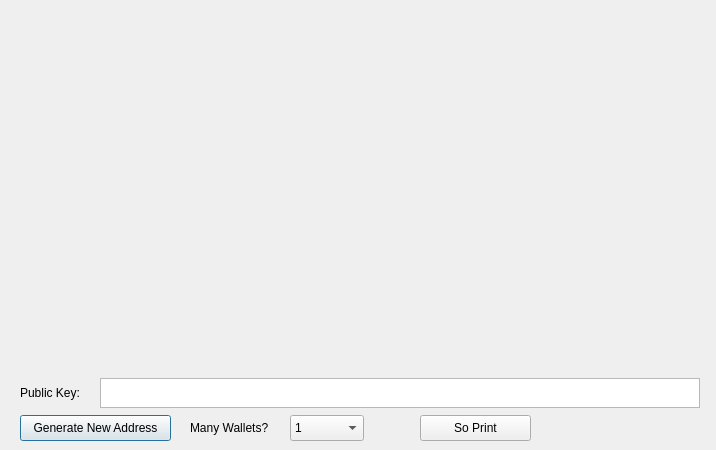
<?xml version="1.0" encoding="UTF-8"?>
<ui version="4.0">
 <class>PaperWalletDialog</class>
 <widget class="QDialog" name="PaperWalletDialog">
  <property name="geometry">
   <rect>
    <x>0</x>
    <y>0</y>
    <width>716</width>
    <height>450</height>
   </rect>
  </property>
  <property name="windowTitle">
   <string>Print Your Paper Wallets</string>
  </property>
  <widget class="QLabel" name="privateKeyQRCode">
   <property name="geometry">
    <rect>
     <x>524</x>
     <y>159</y>
     <width>149</width>
     <height>149</height>
    </rect>
   </property>
   <property name="text">
    <string/>
   </property>
   <property name="scaledContents">
    <bool>true</bool>
   </property>
  </widget>
  <widget class="QLabel" name="addressQRCode">
   <property name="geometry">
    <rect>
     <x>47</x>
     <y>86</y>
     <width>120</width>
     <height>120</height>
    </rect>
   </property>
   <property name="text">
    <string/>
   </property>
   <property name="scaledContents">
    <bool>true</bool>
   </property>
  </widget>
  <widget class="QPushButton" name="getNewAddress">
   <property name="geometry">
    <rect>
     <x>20</x>
     <y>415</y>
     <width>151</width>
     <height>26</height>
    </rect>
   </property>
   <property name="text">
    <string>Generate New Address</string>
   </property>
   <property name="icon">
    <iconset resource="../bitcoin.qrc">
     <normaloff>:/icons/add</normaloff>:/icons/add</iconset>
   </property>
  </widget>
  <widget class="QLabel" name="paperTemplate">
   <property name="geometry">
    <rect>
     <x>20</x>
     <y>10</y>
     <width>675</width>
     <height>362</height>
    </rect>
   </property>
   <property name="text">
    <string notr="true"/>
   </property>
   <property name="pixmap">
    <pixmap resource="../bitcoin.qrc">:/icons/paper_wallet</pixmap>
   </property>
  </widget>
  <widget class="VerticalLabel" name="addressText">
   <property name="geometry">
    <rect>
     <x>212</x>
     <y>20</y>
     <width>31</width>
     <height>341</height>
    </rect>
   </property>
   <property name="font">
    <font>
     <family>Monospace</family>
     <pointsize>12</pointsize>
     <weight>75</weight>
     <italic>false</italic>
     <bold>true</bold>
    </font>
   </property>
   <property name="text">
    <string/>
   </property>
   <property name="alignment">
    <set>Qt::AlignCenter</set>
   </property>
   <property name="textInteractionFlags">
    <set>Qt::TextSelectableByKeyboard|Qt::TextSelectableByMouse</set>
   </property>
  </widget>
  <widget class="VerticalLabel" name="privateKeyText">
   <property name="geometry">
    <rect>
     <x>500</x>
     <y>10</y>
     <width>31</width>
     <height>361</height>
    </rect>
   </property>
   <property name="font">
    <font>
     <family>Monospace</family>
     <pointsize>8</pointsize>
     <weight>50</weight>
     <italic>false</italic>
     <bold>false</bold>
    </font>
   </property>
   <property name="text">
    <string/>
   </property>
   <property name="scaledContents">
    <bool>true</bool>
   </property>
   <property name="alignment">
    <set>Qt::AlignCenter</set>
   </property>
   <property name="textInteractionFlags">
    <set>Qt::TextSelectableByKeyboard|Qt::TextSelectableByMouse</set>
   </property>
  </widget>
  <widget class="QPushButton" name="printButton">
   <property name="geometry">
    <rect>
     <x>420</x>
     <y>415</y>
     <width>111</width>
     <height>26</height>
    </rect>
   </property>
   <property name="text">
    <string>So Print</string>
   </property>
   <property name="icon">
    <iconset resource="../bitcoin.qrc">
     <normaloff>:/icons/receiving_addresses</normaloff>:/icons/receiving_addresses</iconset>
   </property>
  </widget>
  <widget class="QDialogButtonBox" name="buttonBox">
   <property name="geometry">
    <rect>
     <x>610</x>
     <y>415</y>
     <width>81</width>
     <height>26</height>
    </rect>
   </property>
   <property name="standardButtons">
    <set>QDialogButtonBox::NoButton</set>
   </property>
   <property name="centerButtons">
    <bool>true</bool>
   </property>
  </widget>
  <widget class="QLabel" name="label">
   <property name="geometry">
    <rect>
     <x>190</x>
     <y>415</y>
     <width>91</width>
     <height>26</height>
    </rect>
   </property>
   <property name="text">
    <string>Many Wallets?</string>
   </property>
  </widget>
  <widget class="QComboBox" name="walletCount">
   <property name="geometry">
    <rect>
     <x>290</x>
     <y>415</y>
     <width>74</width>
     <height>26</height>
    </rect>
   </property>
   <property name="editable">
    <bool>false</bool>
   </property>
   <item>
    <property name="text">
     <string>1</string>
    </property>
   </item>
   <item>
    <property name="text">
     <string>2</string>
    </property>
   </item>
   <item>
    <property name="text">
     <string>3</string>
    </property>
   </item>
   <item>
    <property name="text">
     <string>4</string>
    </property>
   </item>
   <item>
    <property name="text">
     <string>5</string>
    </property>
   </item>
   <item>
    <property name="text">
     <string>6</string>
    </property>
   </item>
   <item>
    <property name="text">
     <string>7</string>
    </property>
   </item>
   <item>
    <property name="text">
     <string>8</string>
    </property>
   </item>
   <item>
    <property name="text">
     <string>9</string>
    </property>
   </item>
   <item>
    <property name="text">
     <string>10</string>
    </property>
   </item>
   <item>
    <property name="text">
     <string>11</string>
    </property>
   </item>
   <item>
    <property name="text">
     <string>12</string>
    </property>
   </item>
  </widget>
  <widget class="QTextEdit" name="publicKey">
   <property name="geometry">
    <rect>
     <x>100</x>
     <y>378</y>
     <width>600</width>
     <height>30</height>
    </rect>
   </property>
   <property name="undoRedoEnabled">
    <bool>false</bool>
   </property>
   <property name="readOnly">
    <bool>true</bool>
   </property>
   <property name="html">
    <string>&lt;!DOCTYPE HTML PUBLIC &quot;-//W3C//DTD HTML 4.0//EN&quot; &quot;http://www.w3.org/TR/REC-html40/strict.dtd&quot;&gt;
&lt;html&gt;&lt;head&gt;&lt;meta name=&quot;qrichtext&quot; content=&quot;1&quot; /&gt;&lt;style type=&quot;text/css&quot;&gt;
p, li { white-space: pre-wrap; }
&lt;/style&gt;&lt;/head&gt;&lt;body style=&quot; font-family:'Sans Serif'; font-size:9pt; font-weight:400; font-style:normal;&quot;&gt;
&lt;p style=&quot;-qt-paragraph-type:empty; margin-top:0px; margin-bottom:0px; margin-left:0px; margin-right:0px; -qt-block-indent:0; text-indent:0px;&quot;&gt;&lt;br /&gt;&lt;/p&gt;&lt;/body&gt;&lt;/html&gt;</string>
   </property>
   <property name="acceptRichText">
    <bool>false</bool>
   </property>
  </widget>
  <widget class="QLabel" name="label_2">
   <property name="geometry">
    <rect>
     <x>20</x>
     <y>380</y>
     <width>91</width>
     <height>26</height>
    </rect>
   </property>
   <property name="text">
    <string>Public Key:</string>
   </property>
  </widget>
  <zorder>getNewAddress</zorder>
  <zorder>paperTemplate</zorder>
  <zorder>addressQRCode</zorder>
  <zorder>privateKeyQRCode</zorder>
  <zorder>addressText</zorder>
  <zorder>privateKeyText</zorder>
  <zorder>printButton</zorder>
  <zorder>buttonBox</zorder>
  <zorder>label</zorder>
  <zorder>walletCount</zorder>
  <zorder>publicKey</zorder>
  <zorder>label_2</zorder>
 </widget>
 <customwidgets>
  <customwidget>
   <class>VerticalLabel</class>
   <extends>QLabel</extends>
   <header>verticallabel.h</header>
  </customwidget>
 </customwidgets>
 <resources>
  <include location="../bitcoin.qrc"/>
 </resources>
 <connections>
  <connection>
   <sender>buttonBox</sender>
   <signal>rejected()</signal>
   <receiver>PaperWalletDialog</receiver>
   <slot>close()</slot>
   <hints>
    <hint type="sourcelabel">
     <x>650</x>
     <y>408</y>
    </hint>
    <hint type="destinationlabel">
     <x>357</x>
     <y>214</y>
    </hint>
   </hints>
  </connection>
 </connections>
</ui>
